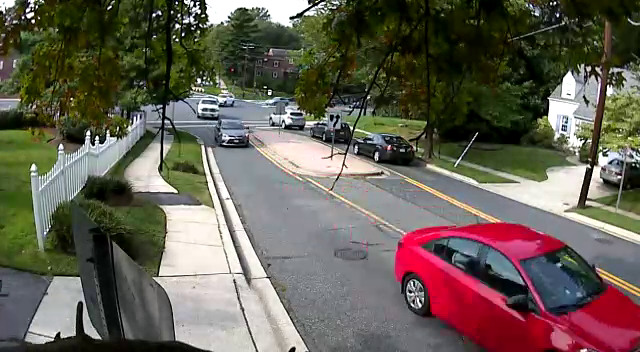
#> input picture frame 90 of traffic_video.mp4, 640 x 352 px
$ python test1.py
#> lines starting #> are read from the running program, lines starting #| are printed output that depends on the picture; after the words box and inside, x2 and y2 are one past the last pixel; in counts of white or black regions, pixels touching at a corner belong together
import cv2

# Load the pre-trained vehicle detection model (Haarcascades for cars)
car_cascade = cv2.CascadeClassifier("haarcascade_car.xml")

source_video = "traffic_video.mp4"
# Capture video from the camera or local video path
cap = cv2.VideoCapture(source_video)  # Replace with your video source

while True:
    # Read a frame from the video
    ret, frame = cap.read()
#> frame is the input picture: shape (352, 640, 3); mean B, G, R 84.9, 96.1, 102.9

    # Convert the frame to grayscale for better performance
    gray = cv2.cvtColor(frame, cv2.COLOR_BGR2GRAY)
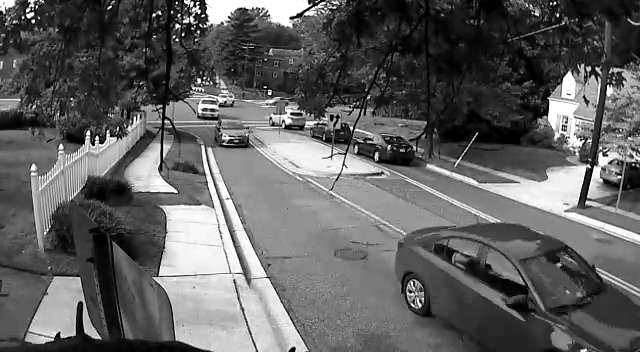
#> gray: shape (352, 640); min 0, max 255, mean 96.8

    # Detect cars in the frame
    cars = car_cascade.detectMultiScale(gray, scaleFactor=1.1, minNeighbors=5)
#> cars = [[273, 103, 39, 39], [211, 112, 53, 53], [137, 119, 90, 90]]

    # Draw rectangles around the detected cars
    for x, y, w, h in cars:
        cv2.rectangle(frame, (x, y), (x + w, y + h), (0, 0, 255), 2)
#> this loop made 3 passes
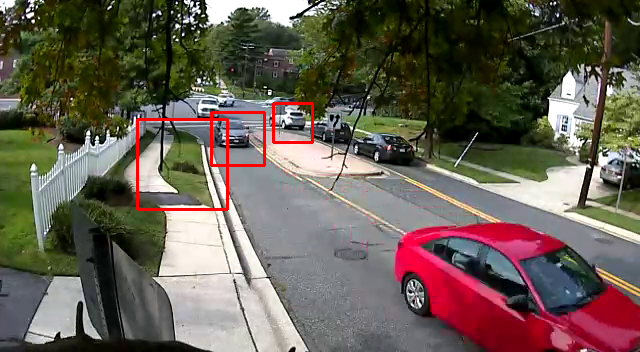
#> frame: shape (352, 640, 3); 0.96% of pixels changed, all inside (x1, y1, x2, y2) = (136, 102, 314, 211)

    # Display the resulting frame
    cv2.imshow("Vehicle Tracking", frame)

    # Break the loop if 'q' key is pressed
    if cv2.waitKey(1) & 0xFF == ord("q"):
#> (key q is pressed here)
        break

# Release the video capture object
cap.release()

# Destroy all OpenCV windows
cv2.destroyAllWindows()

$ run again, starting later in the video
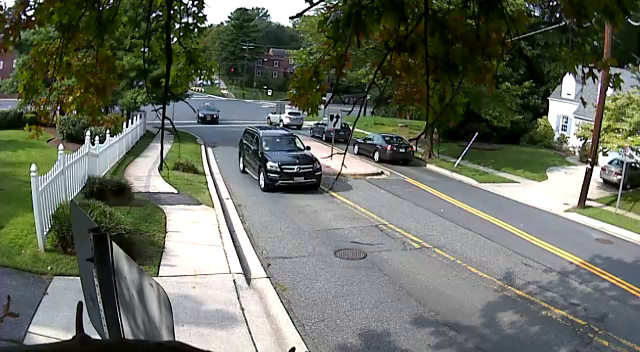
#> input picture frame 407 of traffic_video.mp4, 640 x 352 px
#> frame is the input picture: shape (352, 640, 3); mean B, G, R 95.5, 108.5, 103.7
#> `gray = cv2.cvtColor(frame, cv2.COLOR_BGR2GRAY)`:
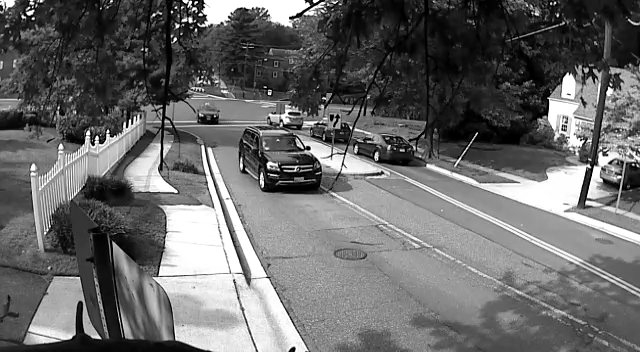
#> gray: shape (352, 640); min 0, max 255, mean 105.6
#> cars = [[189, 96, 39, 39], [242, 117, 107, 107]]
#> the loop `for x, y, w, h in cars:` made 2 passes
#> after the loop `for x, y, w, h in cars:`:
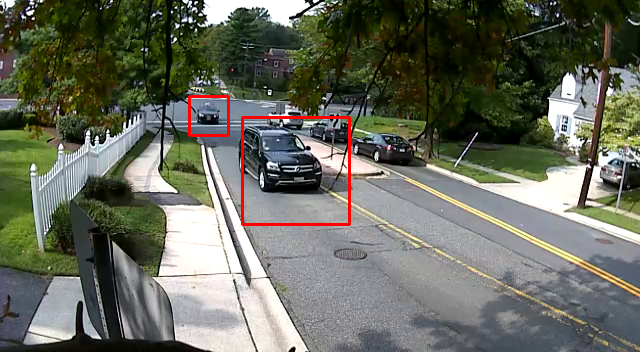
#> frame: shape (352, 640, 3); 0.77% of pixels changed, all inside (x1, y1, x2, y2) = (188, 95, 351, 226)

$ run again, starting later in the video
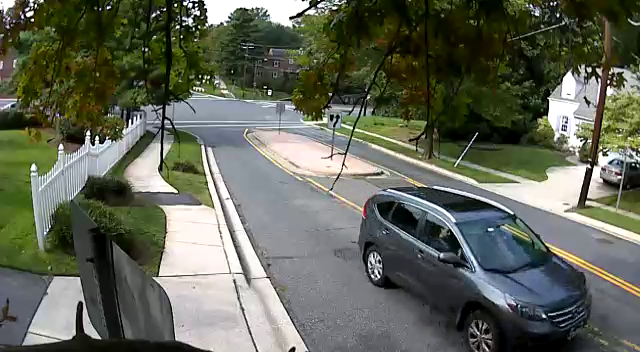
#> input picture frame 724 of traffic_video.mp4, 640 x 352 px
#> frame is the input picture: shape (352, 640, 3); mean B, G, R 88.4, 102.4, 97.9
#> `gray = cv2.cvtColor(frame, cv2.COLOR_BGR2GRAY)`:
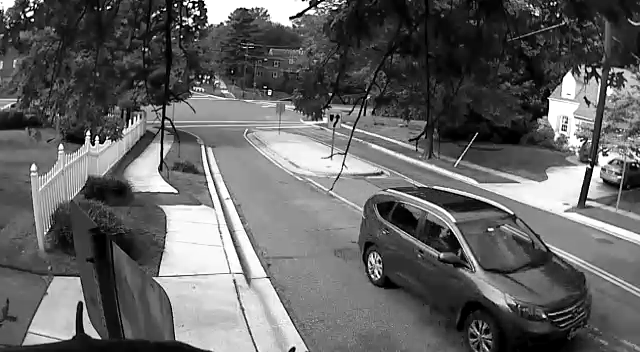
#> gray: shape (352, 640); min 0, max 255, mean 99.4
#> cars = [[137, 119, 88, 88]]
#> the loop `for x, y, w, h in cars:` made 1 pass
#> after the loop `for x, y, w, h in cars:`:
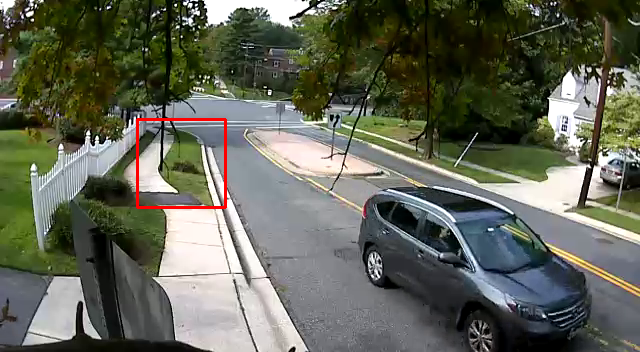
#> frame: shape (352, 640, 3); 0.47% of pixels changed, all inside (x1, y1, x2, y2) = (136, 118, 227, 209)
